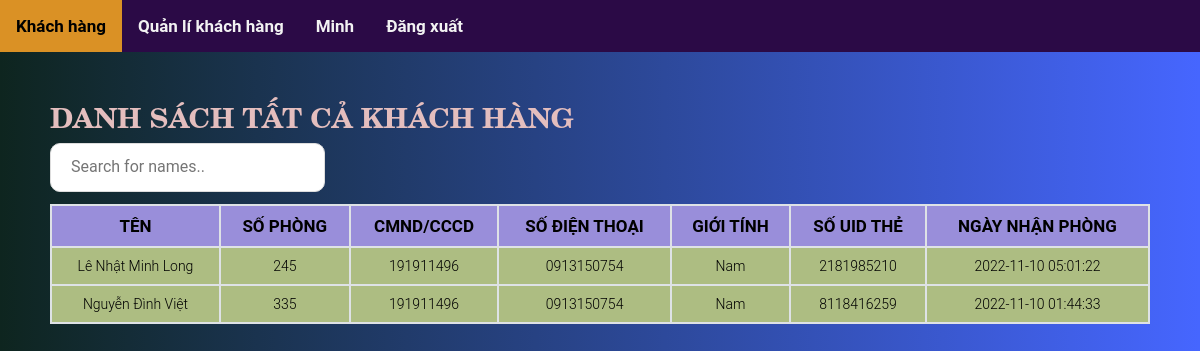
The page / (signed in) on the database its author committed.
### tables this page shows
CREATE TABLE `users` (
  `id` int(5) NOT NULL,
  `username` varchar(30) NOT NULL DEFAULT 'None',
  `room_number` int(5) DEFAULT NULL,
  `gender` varchar(10) NOT NULL DEFAULT 'None',
  `SDT` varchar(15) NOT NULL DEFAULT 'None',
  `CMND_CCCD` varchar(20) NOT NULL DEFAULT 'None',
  `card_uid` varchar(30) NOT NULL,
  `user_date` datetime NOT NULL,
  `card_select` tinyint(1) NOT NULL DEFAULT 0,
  `add_card` tinyint(1) NOT NULL DEFAULT 0
);

### index.php (the view, shortened to what this page needs)
<!DOCTYPE html>
<html>
<head>
    <link rel="stylesheet" type="text/css" href="css/Users.css">
    <link href="//maxcdn.bootstrapcdn.com/font-awesome/4.1.0/css/font-awesome.min.css" rel="stylesheet">
</head>
<body>
<?php include'header.php'; ?>
<main>
<section>
  <h1 class="slideInDown animated"><b>Danh sách tất cả khách hàng</b></h1>
  <div class="table-responsive slideInDown animated" style="max-height: 400px;">
    <input type="text" id="myInput" onkeyup="myFunction()" placeholder="Search for names..">
    <table class="table">
      <thead class="table-primary">
        <tr>
          <th><b>Tên</b></th>
          <th><b>Số phòng</b></th>
          <th><b>CMND/CCCD</b></th>
          <th><b>Số điện thoại</b></th>
          <th><b>Giới tính</b></th>
          <th><b>Số UID thẻ</b></th>
          <th><b>Ngày nhận phòng</b></th>
        </tr>
      </thead>
      <tbody class="table-secondary" id="myTable">
        <?php
          require'connectDB.php';
            $sql = "SELECT * FROM users WHERE add_card=1 ORDER BY room_number ASC";
            $result = mysqli_stmt_init($conn);
            if (!mysqli_stmt_prepare($result, $sql)) {
                echo '<p class="error">SQL Error</p>';
            }
            else{
                mysqli_stmt_execute($result);
                $resultl = mysqli_stmt_get_result($result);
              if (mysqli_num_rows($resultl) > 0){
                  while ($row = mysqli_fetch_assoc($resultl)){
          ?>
                      <TR>
                      <TD><?php echo $row['username'];?></TD>
                      <TD><?php echo $row['room_number'];?></TD>
                      <TD><?php echo $row['CMND_CCCD'];?></TD>
                      <TD><?php echo $row['SDT'];?></TD>
                      <TD><?php echo $row['gender'];?></TD>
                      <TD><?php echo $row['card_uid'];?></TD>
                      <TD><?php echo $row['user_date'];?></TD>
                      </TR>
        <?php
                }
            }
          }
        ?>
      </tbody>
    </table>
  </div>
</section>
</main>
</body>
</html>

### header.php (shortened to what this page needs)
<head>
	<link rel="stylesheet" href="https://cdnjs.cloudflare.com/ajax/libs/font-awesome/4.7.0/css/font-awesome.min.css">
	<link rel='stylesheet' type='text/css' href="css/bootstrap.css"/>
	<link rel="stylesheet" href="https://maxcdn.bootstrapcdn.com/bootstrap/3.4.0/css/bootstrap.min.css">
	<link rel="stylesheet" type="text/css" href="css/header.css"/>
</head>
<div class="topnav" id="myTopnav">
	<a href="index.php"><b>Khách hàng</b></a>
    <a href="ManageUsers.php"><b>Quản lí khách hàng</b></a>
    <?php
    	if (isset($_SESSION['Admin-name'])) {
    		echo '<a href="#" data-toggle="modal" data-target="#admin-account"><b>'.$_SESSION['Admin-name'].'</b></a>';
    		echo '<a href="logout.php"><b>Đăng xuất</b></a>';
    	}
    	else{
    		echo '<a href="login.php"><b>Đăng nhập</b></a>';
    	}
    ?>
</div>

### css/Users.css (style rules this page uses)
h1 { font-size: 28px !important; color: rgb(228, 190, 190) !important; text-transform: uppercase; font-weight: 300; font-family: New Century Schoolbook, TeX Gyre Schola, serif !important; text-align: left; margin-bottom: 15px; }
th { padding: 15px; text-align: center !important; font-weight: 500; font-size: 17px; color: #000; text-transform: uppercase; border: none !important; background-color: rgba(255,255,255,0.3) !important; }
td { padding: 15px; text-align: center; font-weight: 300; font-size: 14px; color: #fff; border-bottom: solid 2px rgba(255,255,255,0.1); }
.table thead th { vertical-align: top; border: 2px solid #dee2e6 !important; }
.table tbody td { vertical-align: top; border: 2px solid #dee2e6 !important; background-color: #adbd82 !important; color: #000; }
section { margin: 50px; }
#myInput { background-image: url('/css/searchicon.png'); background-position: 10px 12px !important; background-repeat: no-repeat; width: 25% !important; font-size: 16px; padding: 12px 20px 12px 20px !important; border: 1px solid #ddd !important; border-radius: 10px; margin-bottom: 12px !important; }
.slideInDown { animation-name: slideInDown; }
.animated { animation-duration: 1s; animation-fill-mode: both; }

### css/header.css (style rules this page uses)
* { text-decoration: none; box-sizing: border-box; }
body { background: -webkit-linear-gradient(left, #0e251f, #4666FF) !important; background: linear-gradient(to right, #243582, #3852cc) ; font-family: 'Roboto', sans-serif; margin: 0; font-size: 15px; }
header, main { width: 100%; display: block; margin: 0 auto; }
.topnav { overflow: hidden; background-color: #2b0a46; }
.topnav a { float: left; display: block; color: #f2f2f2; text-align: center; padding: 14px 16px; text-decoration: none !important; font-size: 17px; }
tbody tr:nth-child(even) { background-color: #1441f3; }
tbody tr:nth-child(odd) { background-color: #3f52a6; }

### rows shown on the page
users: username "Lê Nhật Minh Long", room_number "245", CMND_CCCD "191911496", SDT "0913150754", gender "Nam", card_uid "2181985210", user_date "2022-11-10 05:01:22"
users: username "Nguyễn Đình Việt", room_number "335", CMND_CCCD "191911496", SDT "0913150754", gender "Nam", card_uid "8118416259", user_date "2022-11-10 01:44:33"

### other values the page prints
$_SESSION['Admin-name'] "Minh"
